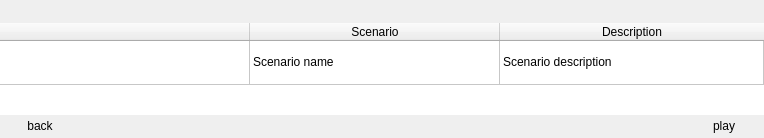
        <widget class="QWidget" name="tutorials_page">
         <layout class="QVBoxLayout" name="verticalLayout_5" stretch="1,4,1">
          <property name="spacing">
           <number>0</number>
          </property>
          <property name="leftMargin">
           <number>0</number>
          </property>
          <property name="topMargin">
           <number>0</number>
          </property>
          <property name="rightMargin">
           <number>0</number>
          </property>
          <property name="bottomMargin">
           <number>0</number>
          </property>
          <item>
           <spacer name="verticalSpacer_4">
            <property name="orientation">
             <enum>Qt::Vertical</enum>
            </property>
            <property name="sizeHint" stdset="0">
             <size>
              <width>20</width>
              <height>40</height>
             </size>
            </property>
           </spacer>
          </item>
          <item>
           <widget class="QTableWidget" name="tutorials_table">
            <property name="minimumSize">
             <size>
              <width>520</width>
              <height>0</height>
             </size>
            </property>
            <property name="frameShape">
             <enum>QFrame::NoFrame</enum>
            </property>
            <property name="sizeAdjustPolicy">
             <enum>QAbstractScrollArea::AdjustToContents</enum>
            </property>
            <property name="editTriggers">
             <set>QAbstractItemView::NoEditTriggers</set>
            </property>
            <property name="alternatingRowColors">
             <bool>true</bool>
            </property>
            <property name="selectionMode">
             <enum>QAbstractItemView::SingleSelection</enum>
            </property>
            <property name="selectionBehavior">
             <enum>QAbstractItemView::SelectRows</enum>
            </property>
            <property name="textElideMode">
             <enum>Qt::ElideNone</enum>
            </property>
            <property name="verticalScrollMode">
             <enum>QAbstractItemView::ScrollPerPixel</enum>
            </property>
            <property name="horizontalScrollMode">
             <enum>QAbstractItemView::ScrollPerPixel</enum>
            </property>
            <property name="rowCount">
             <number>1</number>
            </property>
            <property name="columnCount">
             <number>3</number>
            </property>
            <attribute name="horizontalHeaderMinimumSectionSize">
             <number>50</number>
            </attribute>
            <attribute name="horizontalHeaderDefaultSectionSize">
             <number>250</number>
            </attribute>
            <attribute name="horizontalHeaderStretchLastSection">
             <bool>true</bool>
            </attribute>
            <attribute name="verticalHeaderVisible">
             <bool>false</bool>
            </attribute>
            <attribute name="verticalHeaderMinimumSectionSize">
             <number>44</number>
            </attribute>
            <attribute name="verticalHeaderDefaultSectionSize">
             <number>44</number>
            </attribute>
            <row>
             <property name="text">
              <string/>
             </property>
            </row>
            <column>
             <property name="text">
              <string/>
             </property>
            </column>
            <column>
             <property name="text">
              <string>Scenario</string>
             </property>
            </column>
            <column>
             <property name="text">
              <string>Description</string>
             </property>
            </column>
            <item row="0" column="0">
             <property name="text">
              <string/>
             </property>
            </item>
            <item row="0" column="1">
             <property name="text">
              <string>Scenario name</string>
             </property>
            </item>
            <item row="0" column="2">
             <property name="text">
              <string>Scenario description</string>
             </property>
            </item>
           </widget>
          </item>
          <item>
           <widget class="QWidget" name="widget_2" native="true">
            <property name="sizePolicy">
             <sizepolicy hsizetype="Preferred" vsizetype="Minimum">
              <horstretch>0</horstretch>
              <verstretch>0</verstretch>
             </sizepolicy>
            </property>
            <layout class="QHBoxLayout" name="horizontalLayout_4">
             <property name="spacing">
              <number>0</number>
             </property>
             <property name="leftMargin">
              <number>0</number>
             </property>
             <property name="topMargin">
              <number>0</number>
             </property>
             <property name="rightMargin">
              <number>0</number>
             </property>
             <property name="bottomMargin">
              <number>0</number>
             </property>
             <item>
              <widget class="QPushButton" name="tutorials_back_button">
               <property name="text">
                <string>back</string>
               </property>
               <property name="flat">
                <bool>true</bool>
               </property>
              </widget>
             </item>
             <item>
              <spacer name="horizontalSpacer_4">
               <property name="orientation">
                <enum>Qt::Horizontal</enum>
               </property>
               <property name="sizeHint" stdset="0">
                <size>
                 <width>40</width>
                 <height>20</height>
                </size>
               </property>
              </spacer>
             </item>
             <item>
              <widget class="QPushButton" name="tutorials_play_button">
               <property name="text">
                <string>play</string>
               </property>
               <property name="flat">
                <bool>true</bool>
               </property>
              </widget>
             </item>
            </layout>
           </widget>
          </item>
         </layout>
        </widget>
